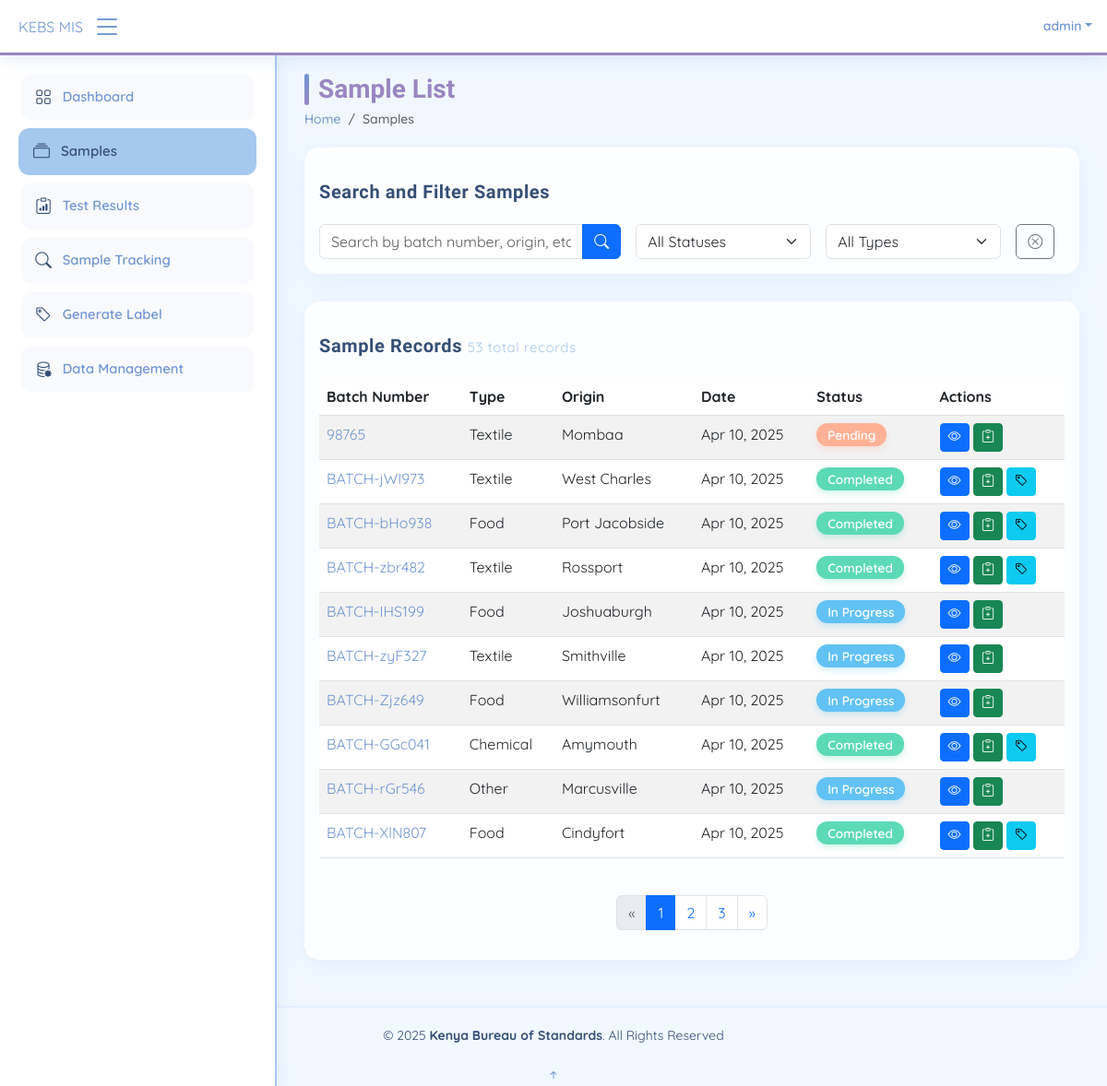
Screenshot of /kebs/samples/ (signed in) with the database file from the repository.
### kebs/models.py (models this page shows, shortened)
class Sample(models.Model):
    STATUS_CHOICES = [
        ('Pending', 'Pending'),
        ('In Progress', 'In Progress'),
        ('Completed', 'Completed'),
    ]
    TYPE_CHOICES = [
        ('Food', 'Food'),
        ('Chemical', 'Chemical'),
        ('Textile', 'Textile'),
        ('Other', 'Other'),
    ]
    sample_id = models.AutoField(primary_key=True)
    sample_type = models.CharField(max_length=100, choices=TYPE_CHOICES)
    sample_origin = models.CharField(max_length=100)
    batch_number = models.CharField(max_length=50, unique=True)
    testing_status = models.CharField(max_length=20, choices=STATUS_CHOICES, default="Pending")
    test_date = models.DateField(auto_now_add=True)
    metadata = models.TextField(blank=True, null=True)
    submitted_by = models.ForeignKey(
        User,
        on_delete=models.SET_NULL,
        null=True,
        related_name='submitted_samples'
    )
    submitted_at = models.DateTimeField(default=now)
    class Meta:
        ordering = ['-test_date', '-sample_id']
        verbose_name = "Sample"
        verbose_name_plural = "Samples"

### kebs/views.py (the view)
# urls.py: path('samples/', views.sample_list, name='sample_list'),
@login_required
def sample_list(request):
    samples = Sample.objects.all()
    search_query = request.GET.get('q', '')
    status_filter = request.GET.get('status', '')
    type_filter = request.GET.get('type', '')
    if search_query:
        samples = samples.filter(
            Q(batch_number__icontains=search_query) |
            Q(sample_origin__icontains=search_query) |
            Q(metadata__icontains=search_query)
        )
    if status_filter:
        samples = samples.filter(testing_status=status_filter)
    if type_filter:
        samples = samples.filter(sample_type=type_filter)
    samples = samples.order_by('-submitted_at')
    paginator = Paginator(samples, 10)
    page_number = request.GET.get('page', 1)
    samples_page = paginator.get_page(page_number)
    context = {
        'samples': samples_page,
        'search_query': search_query,
        'status_filter': status_filter,
        'type_filter': type_filter,
    }
    return render(request, 'samples/sample_list.html', context)

### templates/samples/sample_list.html (shortened to what this page needs)
{% extends 'base.html' %}
{% load static %}
{% block page_title %}Sample List{% endblock %}
{% block breadcrumbs %}
<li class="breadcrumb-item"><a href="{% url 'kebs:dashboard' %}">Home</a></li>
<li class="breadcrumb-item active">Samples</li>
{% endblock %}
{% block content %}
<div class="row">
  <div class="col-lg-12">
    <div class="card">
      <div class="card-body">
        <h5 class="card-title">Search and Filter Samples</h5>
        <form method="get" class="row g-3">
          <div class="col-md-5">
            <div class="input-group">
              <input type="text" class="form-control" placeholder="Search by batch number, origin, etc." name="q" value="{{ search_query }}">
              <button class="btn btn-primary" type="submit"><i class="bi bi-search"></i></button>
            </div>
          </div>
          <div class="col-md-3">
            <select class="form-select" name="status" onchange="this.form.submit()">
              <option value="">All Statuses</option>
            </select>
          </div>
          <div class="col-md-3">
            <select class="form-select" name="type" onchange="this.form.submit()">
              <option value="">All Types</option>
            </select>
          </div>
          <div class="col-md-1">
            <a href="{% url 'kebs:sample_list' %}" class="btn btn-outline-secondary" title="Reset filters">
              <i class="bi bi-x-circle"></i>
            </a>
          </div>
        </form>
      </div>
    </div>
    <div class="card">
      <div class="card-body">
        <h5 class="card-title">
          Sample Records
          <span>{{ samples.paginator.count }} total records</span>
        </h5>
        <div class="table-responsive">
          <table class="table table-striped table-hover">
            <thead>
              <tr>
                <th>Batch Number</th>
                <th>Type</th>
                <th>Origin</th>
                <th>Date</th>
                <th>Status</th>
                <th>Actions</th>
              </tr>
            </thead>
            <tbody>
              {% for sample in samples %}
              <tr>
                <td>
                  <a href="{% url 'kebs:sample_detail' sample.sample_id %}">{{ sample.batch_number }}</a>
                </td>
                <td>{{ sample.get_sample_type_display }}</td>
                <td>{{ sample.sample_origin }}</td>
                <td>{{ sample.test_date|date:"M d, Y" }}</td>
                <td>
                  {% if sample.testing_status == 'Pending' %}
                  <span class="badge badge-pending">Pending</span>
                  {% elif sample.testing_status == 'In Progress' %}
                  <span class="badge badge-in-progress">In Progress</span>
                  {% else %}
                  <span class="badge badge-completed">Completed</span>
                  {% endif %}
                </td>
                <td>
                  <a href="{% url 'kebs:sample_detail' sample.sample_id %}" class="btn btn-sm btn-primary">
                    <i class="bi bi-eye"></i>
                  </a>
                  <a href="{% url 'kebs:add_test_result' sample.sample_id %}" class="btn btn-sm btn-success">
                    <i class="bi bi-clipboard-plus"></i>
                  </a>
                  {% if sample.testing_status == 'Completed' %}
                  <button class="btn btn-sm btn-info generate-label-btn" data-batch="{{ sample.batch_number }}" type="button" data-bs-toggle="modal" data-bs-target="#labelModal">
                    <i class="bi bi-tag"></i>
                  </button>
                  {% endif %}
                </td>
              </tr>
              {% endfor %}
            </tbody>
          </table>
        </div>
        {% if samples.has_other_pages %}
        <nav class="mt-4">
          <ul class="pagination justify-content-center">
            {% if samples.has_previous %}
            <li class="page-item">
              <a class="page-link" href="?page={{ samples.previous_page_number }}{% if search_query %}&q={{ search_query }}{% endif %}{% if status_filter %}&status={{ status_filter }}{% endif %}{% if type_filter %}&type={{ type_filter }}{% endif %}">
                <span aria-hidden="true">&laquo;</span>
              </a>
            </li>
            {% else %}
            <li class="page-item disabled">
              <a class="page-link" href="#"><span aria-hidden="true">&laquo;</span></a>
            </li>
            {% endif %}
            {% for num in samples.paginator.page_range %}
              {% if samples.number == num %}
              <li class="page-item active"><a class="page-link" href="#">{{ num }}</a></li>
              {% elif num > samples.number|add:'-3' and num < samples.number|add:'3' %}
              <li class="page-item">
                <a class="page-link" href="?page={{ num }}{% if search_query %}&q={{ search_query }}{% endif %}{% if status_filter %}&status={{ status_filter }}{% endif %}{% if type_filter %}&type={{ type_filter }}{% endif %}">
                  {{ num }}
                </a>
              </li>
              {% endif %}
            {% endfor %}
            {% if samples.has_next %}
            <li class="page-item">
              <a class="page-link" href="?page={{ samples.next_page_number }}">
                <span aria-hidden="true">&raquo;</span>
              </a>
            </li>
            {% else %}
            <li class="page-item disabled">
              <a class="page-link" href="#"><span aria-hidden="true">&raquo;</span></a>
            </li>
            {% endif %}
          </ul>
        </nav>
        {% endif %}
      </div>
    </div>
  </div>
</div>
{% endblock %}

### templates/base.html (shortened to what this page needs)
{% load static %}
<!DOCTYPE html>
<html lang="en">
<head>
  <link href="https://cdn.jsdelivr.net/npm/bootstrap@5.3.0/dist/css/bootstrap.min.css" rel="stylesheet">
  <link href="https://cdn.jsdelivr.net/npm/bootstrap-icons@1.10.5/font/bootstrap-icons.css" rel="stylesheet">
</head>
<body>
  <header id="header" class="header fixed-top d-flex align-items-center">
    <div class="d-flex align-items-center justify-content-between">
      <a href="{% url 'kebs:dashboard' %}" class="logo d-flex align-items-center">
        <span class="d-none d-lg-block">KEBS MIS</span>
      </a>
      <i class="bi bi-list toggle-sidebar-btn"></i>
    </div>
    <nav class="header-nav ms-auto">
      <ul class="d-flex align-items-center">
        <li class="nav-item dropdown pe-3">
          <a class="nav-link nav-profile d-flex align-items-center pe-0" href="#" data-bs-toggle="dropdown">
            <span class="d-none d-md-block dropdown-toggle ps-2">{{ request.user.username|default:"User" }}</span>
          </a>
        </li>
      </ul>
    </nav>
  </header>
  <aside id="sidebar" class="sidebar">
    <ul class="sidebar-nav" id="sidebar-nav">
      <li class="nav-item">
        <a class="nav-link {% if request.path == '/sample-mis/' %}{% else %}collapsed{% endif %}" href="{% url 'kebs:dashboard' %}">
          <i class="bi bi-grid"></i>
          <span>Dashboard</span>
        </a>
      </li>
      <li class="nav-item">
        <a class="nav-link {% if '/samples/' in request.path and not '/test-results/' in request.path and not '/sample-tracking/' in request.path %}{% else %}collapsed{% endif %}" href="{% url 'kebs:sample_list' %}">
          <i class="bi bi-collection"></i>
          <span>Samples</span>
        </a>
      </li>
      <li class="nav-item">
        <a class="nav-link {% if '/test-results/' in request.path %}{% else %}collapsed{% endif %}" href="{% url 'kebs:test_results' %}">
          <i class="bi bi-clipboard-data"></i>
          <span>Test Results</span>
        </a>
      </li>
      <li class="nav-item">
        <a class="nav-link {% if '/sample-tracking/' in request.path %}{% else %}collapsed{% endif %}" href="{% url 'kebs:sample_tracking' %}">
          <i class="bi bi-search"></i>
          <span>Sample Tracking</span>
        </a>
      </li>
      <li class="nav-item">
        <a class="nav-link {% if '/generate-label-page/' in request.path %}{% else %}collapsed{% endif %}" href="{% url 'kebs:generate_label_page' %}">
          <i class="bi bi-tag"></i>
          <span>Generate Label</span>
        </a>
      </li>
      <li class="nav-item">
        <a class="nav-link {% if '/data-management/' in request.path %}{% else %}collapsed{% endif %}" href="{% url 'kebs:data_management' %}">
          <i class="bi bi-database-gear"></i>
          <span>Data Management</span>
        </a>
      </li>
    </ul>
  </aside>
  <main id="main" class="main">
    <div class="pagetitle">
      <h1>{% block page_title %}Dashboard{% endblock %}</h1>
      <nav>
        <ol class="breadcrumb">
          {% block breadcrumbs %}{% endblock %}
        </ol>
      </nav>
    </div>
    <section class="section">
      {% block content %}{% endblock %}
    </section>
  </main>
  <footer id="footer" class="footer">
    <div class="copyright text-center">
      &copy; {% now "Y" %} <strong><span>Kenya Bureau of Standards</span></strong>. All Rights Reserved
    </div>
  </footer>
  <a href="#" class="back-to-top d-flex align-items-center justify-content-center"><i class="bi bi-arrow-up-short"></i></a>
</body>
</html>

### templates/base.html (style rules this page uses)
:root { --bs-primary: #7096d1; --bs-primary-rgb: 112, 150, 209; --bs-secondary: #a5c8ef; --bs-secondary-rgb: 165, 200, 239; --bs-accent: #9a86c1; --bs-accent-rgb: 154, 134, 193; --bs-highlight: #62c2f3; --bs-highlight-rgb: 98, 194, 243; --bs-dark: #354f76; --bs-dark-rgb: 53, 79, 118; }
body { font-family: "Quicksand", "Open Sans", sans-serif; background: #f0f7ff; color: var(--bs-dark); }
h1, h2, h3, h4, h5, h6 { font-family: "Comfortaa", sans-serif; font-weight: 600; }
a { color: var(--bs-primary); text-decoration: none; transition: all 0.3s ease; }
.header { transition: all 0.5s; z-index: 997; height: 60px; box-shadow: 0px 2px 20px rgba(var(--bs-primary-rgb), 0.2); background-color: #fff; padding-left: 20px; border-bottom: 3px solid var(--bs-accent); }
.header .toggle-sidebar-btn { font-size: 32px; padding-left: 10px; cursor: pointer; color: var(--bs-primary); display: flex; align-items: center; justify-content: center; transition: transform 0.3s ease; }
.header-nav ul { list-style: none; }
.header-nav > ul { margin: 0; padding: 0; }
.header-nav .nav-profile { color: var(--bs-primary); }
.header-nav .nav-profile span { font-size: 14px; font-weight: 600; }
.sidebar { position: fixed; top: 60px; left: 0; bottom: 0; width: 300px; z-index: 996; transition: all 0.4s cubic-bezier(0.25, 0.8, 0.25, 1); padding: 20px; overflow-y: auto; scrollbar-width: thin; scrollbar-color: var(--bs-accent) transparent; box-shadow: 0px 0px 20px rgba(var(--bs-primary-rgb), 0.15); background-color: #fff; will-change: transform; border-right: 2px solid var(--bs-secondary); }
.sidebar-nav { padding: 0; margin: 0; list-style: none; }
.sidebar-nav li { padding: 0; margin: 0; list-style: none; }
.sidebar-nav .nav-item { margin-bottom: 5px; }
.sidebar-nav .nav-link { display: flex; align-items: center; font-size: 15px; font-weight: 600; color: var(--bs-dark); background: var(--bs-secondary); padding: 12px 16px; border-radius: 12px; margin-bottom: 8px; transition: all 0.3s cubic-bezier(0.25, 0.8, 0.25, 1); }
.sidebar-nav .nav-link i { font-size: 18px; margin-right: 12px; color: var(--bs-dark); transition: all 0.3s ease; }
.sidebar-nav .nav-link.collapsed { color: var(--bs-primary); background: rgba(var(--bs-primary-rgb), 0.05); transform: scale(0.98); }
#main { margin-top: 60px; padding: 20px 30px; transition: all 0.4s cubic-bezier(0.25, 0.8, 0.25, 1); will-change: margin; }
@media (min-width: 1200px) { #main { margin-left: 300px; } }
.pagetitle { margin-bottom: 20px; }
.pagetitle h1 { font-size: 28px; margin-bottom: 5px; font-weight: 600; color: var(--bs-accent); font-family: "Comfortaa", sans-serif; position: relative; padding-left: 15px; }
.pagetitle h1::before { content: ""; position: absolute; left: 0; top: 0; bottom: 0; width: 5px; background: linear-gradient(to bottom, var(--bs-primary), var(--bs-accent)); border-radius: 4px; }
.breadcrumb { font-size: 14px; color: var(--bs-secondary); font-weight: 500; font-family: "Quicksand", sans-serif; }
.card { margin-bottom: 30px; border: none; border-radius: 16px; box-shadow: 0 8px 30px rgba(var(--bs-primary-rgb), 0.08); transition: all 0.3s ease; overflow: hidden; background-color: rgba(255, 255, 255, 0.85); }
.card-title { padding: 20px 0 15px 0; font-size: 20px; font-weight: 600; color: var(--bs-dark); font-family: "Comfortaa", sans-serif; letter-spacing: 0.03em; }
.card-title span { color: var(--bs-secondary); font-size: 15px; font-weight: 400; font-family: "Quicksand", sans-serif; }
.badge-pending { background-color: #ffb196; color: #fff; padding: 6px 12px; border-radius: 12px; font-size: 0.85rem; font-family: "Quicksand", sans-serif; font-weight: 600; transition: all 0.3s ease; box-shadow: 0 3px 6px rgba(255, 177, 150, 0.3); }
.badge-in-progress { background-color: var(--bs-highlight); color: #fff; padding: 6px 12px; border-radius: 12px; font-size: 0.85rem; font-family: "Quicksand", sans-serif; font-weight: 600; transition: all 0.3s ease; box-shadow: 0 3px 6px rgba(var(--bs-highlight-rgb), 0.3); }
.badge-completed { background-color: #5cdab5; color: #fff; padding: 6px 12px; border-radius: 12px; font-size: 0.85rem; font-family: "Quicksand", sans-serif; font-weight: 600; transition: all 0.3s ease; box-shadow: 0 3px 6px rgba(92, 218, 181, 0.3); }
.footer { padding: 20px 0; font-size: 14px; transition: all 0.3s; border-top: 2px solid rgba(var(--bs-secondary-rgb), 0.2); background-color: rgba(245, 250, 255, 0.5); font-family: "Quicksand", sans-serif; }

### rows the page displays
Sample: batch_number "98765", sample_type "Textile", sample_origin "Mombaa", test_date "Apr 10, 2025", testing_status "Pending"
Sample: batch_number "BATCH-jWI973", sample_type "Textile", sample_origin "West Charles", test_date "Apr 10, 2025", testing_status "Completed"
Sample: batch_number "BATCH-bHo938", sample_type "Food", sample_origin "Port Jacobside", test_date "Apr 10, 2025", testing_status "Completed"
Sample: batch_number "BATCH-zbr482", sample_type "Textile", sample_origin "Rossport", test_date "Apr 10, 2025", testing_status "Completed"
Sample: batch_number "BATCH-IHS199", sample_type "Food", sample_origin "Joshuaburgh", test_date "Apr 10, 2025", testing_status "In Progress"
Sample: batch_number "BATCH-zyF327", sample_type "Textile", sample_origin "Smithville", test_date "Apr 10, 2025", testing_status "In Progress"
Sample: batch_number "BATCH-Zjz649", sample_type "Food", sample_origin "Williamsonfurt", test_date "Apr 10, 2025", testing_status "In Progress"
Sample: batch_number "BATCH-GGc041", sample_type "Chemical", sample_origin "Amymouth", test_date "Apr 10, 2025", testing_status "Completed"
Sample: batch_number "BATCH-rGr546", sample_type "Other", sample_origin "Marcusville", test_date "Apr 10, 2025", testing_status "In Progress"
Sample: batch_number "BATCH-XlN807", sample_type "Food", sample_origin "Cindyfort", test_date "Apr 10, 2025", testing_status "Completed"

### other values shown
{{ request.user.username|default:"User" }} "admin"
{{ samples.paginator.count }} "53"
{{ num }} "1"
{{ num }} "2" "3"
